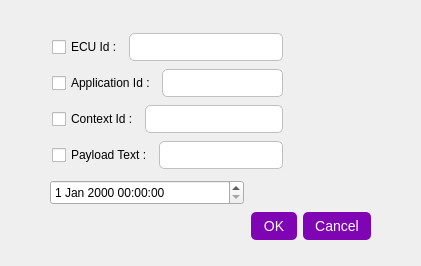
<?xml version="1.0" encoding="UTF-8"?>
<ui version="4.0">
 <class>CheckDemo</class>
 <widget class="QDialog" name="CheckDemo">
  <property name="geometry">
   <rect>
    <x>0</x>
    <y>0</y>
    <width>421</width>
    <height>266</height>
   </rect>
  </property>
  <property name="windowTitle">
   <string>Dialog</string>
  </property>
  <property name="styleSheet">
   <string notr="true"/>
  </property>
  <widget class="QDialogButtonBox" name="buttonBox">
   <property name="geometry">
    <rect>
     <x>30</x>
     <y>210</y>
     <width>341</width>
     <height>32</height>
    </rect>
   </property>
   <property name="styleSheet">
    <string notr="true"> QDialogButtonBox {
        background-color: #F0F0F0;
        border: none;
        font-family: Arial;
        font-size: 14px;
    }

    QPushButton {
        background-color: #7f04b3; /* Change to your desired color */
        color: white;
        border: none;
        padding: 6px 12px;
        border-radius: 5px;
        font-size: 14px;
    }

    QPushButton:hover {
        background-color: #6c8de8; /* Darker shade for hover effect */
    }

    QPushButton:pressed {
        background-color: #5373c7; /* Even darker shade for pressed effect */
    }</string>
   </property>
   <property name="orientation">
    <enum>Qt::Horizontal</enum>
   </property>
   <property name="standardButtons">
    <set>QDialogButtonBox::Cancel|QDialogButtonBox::Ok</set>
   </property>
  </widget>
  <widget class="QDateTimeEdit" name="dateTimeEdit">
   <property name="geometry">
    <rect>
     <x>50</x>
     <y>180</y>
     <width>194</width>
     <height>25</height>
    </rect>
   </property>
  </widget>
  <widget class="QWidget" name="">
   <property name="geometry">
    <rect>
     <x>52</x>
     <y>31</y>
     <width>231</width>
     <height>140</height>
    </rect>
   </property>
   <layout class="QVBoxLayout" name="verticalLayout">
    <item>
     <layout class="QHBoxLayout" name="horizontalLayout">
      <item>
       <widget class="QCheckBox" name="checkBox">
        <property name="styleSheet">
         <string notr="true"/>
        </property>
        <property name="text">
         <string>ECU Id :</string>
        </property>
       </widget>
      </item>
      <item>
       <widget class="QLineEdit" name="lineEdit">
        <property name="styleSheet">
         <string notr="true">QLineEdit {
        background-color: #FFFFFF;
        border: 1px solid #C0C0C0;
        border-radius: 5px;
        padding: 4px;
        font-family: Arial;
        font-size: 14px;
    }

    QLineEdit:focus {
        border-color: #007BFF;
        outline: none;
    }

    QLineEdit:hover {
        background-color: #F0F0F0;
    }</string>
        </property>
       </widget>
      </item>
     </layout>
    </item>
    <item>
     <layout class="QHBoxLayout" name="horizontalLayout_2">
      <item>
       <widget class="QCheckBox" name="checkBox_2">
        <property name="styleSheet">
         <string notr="true"/>
        </property>
        <property name="text">
         <string>Application Id :</string>
        </property>
       </widget>
      </item>
      <item>
       <widget class="QLineEdit" name="lineEdit_2">
        <property name="styleSheet">
         <string notr="true">QLineEdit {
        background-color: #FFFFFF;
        border: 1px solid #C0C0C0;
        border-radius: 5px;
        padding: 4px;
        font-family: Arial;
        font-size: 14px;
    }

    QLineEdit:focus {
        border-color: #007BFF;
        outline: none;
    }

    QLineEdit:hover {
        background-color: #F0F0F0;
    }</string>
        </property>
       </widget>
      </item>
     </layout>
    </item>
    <item>
     <layout class="QHBoxLayout" name="horizontalLayout_3">
      <item>
       <widget class="QCheckBox" name="checkBox_3">
        <property name="text">
         <string>Context Id :</string>
        </property>
       </widget>
      </item>
      <item>
       <widget class="QLineEdit" name="lineEdit_3">
        <property name="styleSheet">
         <string notr="true">QLineEdit {
        background-color: #FFFFFF;
        border: 1px solid #C0C0C0;
        border-radius: 5px;
        padding: 4px;
        font-family: Arial;
        font-size: 14px;
    }

    QLineEdit:focus {
        border-color: #007BFF;
        outline: none;
    }

    QLineEdit:hover {
        background-color: #F0F0F0;
    }
</string>
        </property>
       </widget>
      </item>
     </layout>
    </item>
    <item>
     <layout class="QHBoxLayout" name="horizontalLayout_4">
      <item>
       <widget class="QCheckBox" name="checkBox_4">
        <property name="text">
         <string>Payload Text :</string>
        </property>
       </widget>
      </item>
      <item>
       <widget class="QLineEdit" name="lineEdit_4">
        <property name="styleSheet">
         <string notr="true">QLineEdit {
        background-color: #FFFFFF;
        border: 1px solid #C0C0C0;
        border-radius: 5px;
        padding: 4px;
        font-family: Arial;
        font-size: 14px;
    }

    QLineEdit:focus {
        border-color: #007BFF;
        outline: none;
    }

    QLineEdit:hover {
        background-color: #F0F0F0;
    }</string>
        </property>
       </widget>
      </item>
     </layout>
    </item>
   </layout>
  </widget>
 </widget>
 <resources/>
 <connections>
  <connection>
   <sender>buttonBox</sender>
   <signal>accepted()</signal>
   <receiver>CheckDemo</receiver>
   <slot>accept()</slot>
   <hints>
    <hint type="sourcelabel">
     <x>248</x>
     <y>254</y>
    </hint>
    <hint type="destinationlabel">
     <x>157</x>
     <y>274</y>
    </hint>
   </hints>
  </connection>
  <connection>
   <sender>buttonBox</sender>
   <signal>rejected()</signal>
   <receiver>CheckDemo</receiver>
   <slot>reject()</slot>
   <hints>
    <hint type="sourcelabel">
     <x>316</x>
     <y>260</y>
    </hint>
    <hint type="destinationlabel">
     <x>286</x>
     <y>274</y>
    </hint>
   </hints>
  </connection>
 </connections>
</ui>
